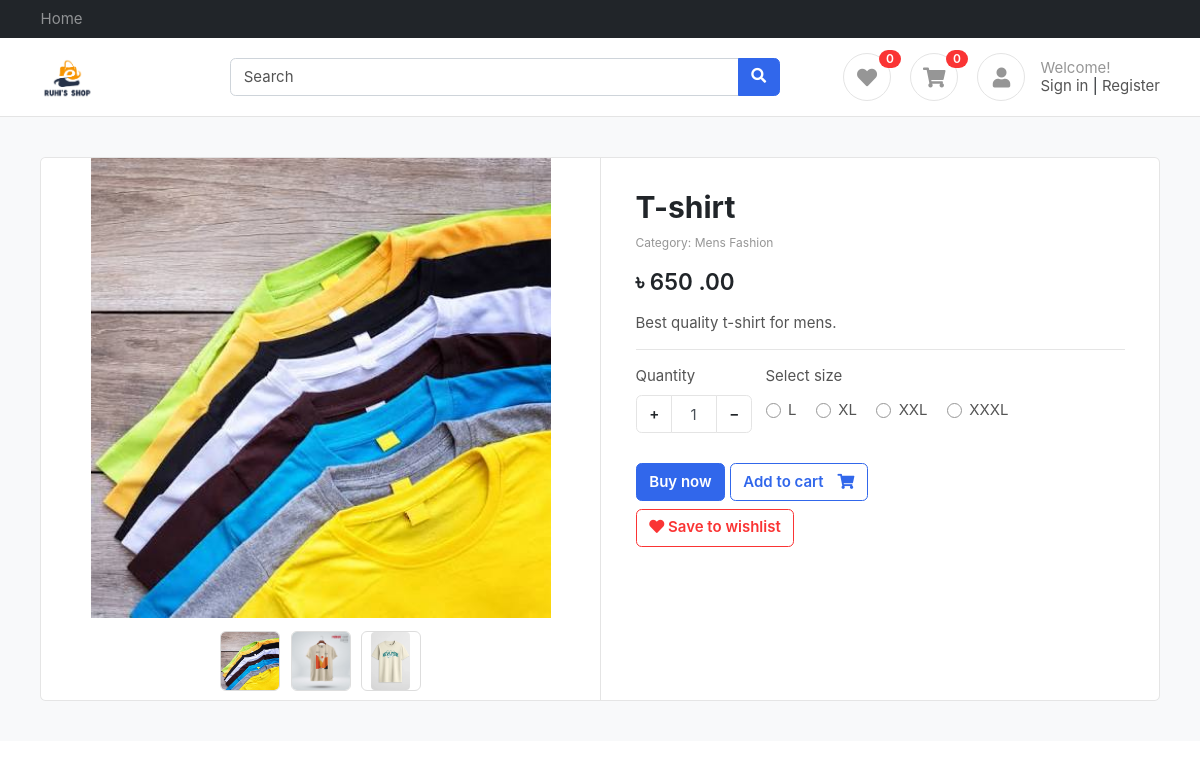
The app's page /products/t-shirt/ with its own data.
### products/models.py (models this page shows, shortened)
class Product(BaseModel):
    product_name = models.CharField(max_length=255)
    slug = models.SlugField(unique=True, null=True, blank=True)
    category = models.ForeignKey(Category, on_delete=models.CASCADE, related_name="products")
    price = models.IntegerField()
    product_description = models.TextField()
    color_variation = models.ManyToManyField(ColorVariation, blank=True)
    size_variation = models.ManyToManyField(SizeVariation, blank=True)

class ProductImage(BaseModel):
    product = models.ForeignKey(Product, on_delete=models.CASCADE, related_name="product_images")
    image = models.ImageField(upload_to="product")

class Category(BaseModel):
    category_name = models.CharField(max_length=255)
    slug = models.SlugField(unique=True, null=True, blank=True)
    category_image = models.ImageField(upload_to = "categories")

class SizeVariation(BaseModel):
    size_name = models.CharField(max_length=100)
    price = models.IntegerField(default=0)

### products/views.py (the view)
# urls.py: path('<slug>/' , get_product , name="get_product" ),
def get_product(request, slug):
    try:
        product = Product.objects.get(slug=slug)
        context = { 'product': product }
        if request.GET.get('size'):
            size = request.GET.get('size')
            price = product.get_product_price_by_size(size)
            context['selected_size'] = size
            context['updated_price'] = price
            print(price)
        return render(request, 'product/product.html', context=context)
    except Exception as e:
        print(e)

### cart/cart.py (called while the page is built)
    def __len__(self):
        return sum(item['quantity'] for item in self.cart.values())

### cart/context_processors.py (called while the page is built)
def cart(request):
    return {'cart': Cart(request)}

def wishlist(request):
    return {'wishlist': Wishlist(request)}

### cart/wishlist.py (called while the page is built)
    @property
    def slugs(self):
        return self.wishlist

    def __len__(self):
        return len(self.wishlist)

### templates/product/product.html (shortened to what this page needs)
{% extends "base/base.html" %}
{% block start %}
<section class="section-content padding-y bg">
			<div class="container">
			<div class="card">
				<div class="row no-gutters">
					<aside class="col-md-6">
			<article class="gallery-wrap">
			<div class="img-big-wrap">
			  <div> <a href="#"><img src="/media/{{ product.product_images.first.image }}"></a></div>
			</div>
			<div class="thumbs-wrap">
				{% for image in product.product_images.all %}
			  <a href="#" class="item-thumb"> <img src="/media/{{ image.image }}"></a>
				{% endfor %}
			</div>
			</article>
					</aside>
					<main class="col-md-6 border-left">
			<article class="content-body">
			<h2 class="title">{{ product.product_name }}</h2>
			<p class="text-muted small mb-3">Category: {{ product.category.category_name }}</p>
			<div class="mb-3">
				<var class="price h4"><b>৳</b>
					{% if updated_price %}
					{{updated_price}}
					{% else %}
					{{ product.price }}
					{% endif %}
					.00</var>
			</div>
			<p>{{ product.product_description }}</p>
			<hr>
			<form action="{% url 'cart_add' product.slug %}" method="post">
				<div class="form-row">
					<div class="form-group col-md flex-grow-0">
						<label>Quantity</label>
						<div class="input-group mb-3 input-spinner">
						  <div class="input-group-prepend">
							<button class="btn btn-light" type="button" id="button-plus"> + </button>
						  </div>
						  <input type="text" name="quantity" class="form-control" value="1">
						  <div class="input-group-append">
							<button class="btn btn-light" type="button" id="button-minus"> − </button>
						  </div>
						</div>
					</div>
					{% if product.size_variation.count %}
					<div class="form-group col-md">
							<label>Select size</label>
							<div class="mt-1">
								{% for size in product.size_variation.all %}
								<label class="custom-control custom-radio custom-control-inline">
								  <div class="custom-control-label">{{ size.size_name }}</div>
								</label>
								{% endfor %}
							</div>
					</div>
					{% endif %}
				</div>
				<button type="submit" name="buy_now" value="1" class="btn  btn-primary"> Buy now </button>
				<button type="submit" class="btn  btn-outline-primary"> <span class="text">Add to cart</span> <i class="fas fa-shopping-cart"></i>  </button>
			</form>
			<a href="{% url 'wishlist_toggle' product.slug %}" class="btn btn-outline-danger mt-2">
				<i class="fa fa-heart {% if product.slug in wishlist.slugs %}text-danger{% endif %}"></i>
				{% if product.slug in wishlist.slugs %} Saved to wishlist {% else %} Save to wishlist {% endif %}
			</a>
			</article>
					</main>
				</div>
			</div>
			</div>
			</section>
{% endblock %}

### public/static/css/ui.css (style rules this page uses)
html { font-family: 'Inter', sans-serif; font-size: 15px; }
.content-body { flex: 1 1 auto; padding: 2rem 2.3rem; }
.padding-y { padding-top: 40px; padding-bottom: 40px; }
var { font-style: normal; }
article:after, .form-group:after { display: block; clear: both; content: ""; }
.bg { background-color: #f8f9fa; }
.card .title { color: #212529; }
.btn-light { background-color: #fff; border-color: #e4e4e4; }
.btn .text + i { margin-left: 10px; }
.price { font-weight: 600; color: #212529; }
.input-spinner { width: 120px; flex-wrap: nowrap; display: inline-flex; }
.input-spinner input.form-control { text-align: center; max-width: 46px; flex-basis: 46px; border-color: #e4e4e4; flex-grow: 0; }
.input-spinner .btn { width: 36px; text-align: center; }
.gallery-wrap .img-big-wrap { margin-bottom: 10px; border-radius: 0.37rem; overflow: hidden; background-color: #fff; }
.gallery-wrap .img-big-wrap a { text-align: center; display: block; }
.gallery-wrap .img-big-wrap img { height: 460px; width: auto; display: inline-block; cursor: zoom-in; }
.gallery-wrap .thumbs-wrap { text-align: center; }
.gallery-wrap .thumbs-wrap .item-thumb { width: 60px; height: 60px; border: 1px solid #ddd; border-radius: 6px; margin: 3px; display: inline-block; overflow: hidden; }
.gallery-wrap .thumbs-wrap img { max-width: 100%; max-height: 100%; object-fit: cover; border-radius: 4px; cursor: zoom-in; }

### records on screen
Product: product_images.first.image (picture), product_name "T-shirt", category.category_name "Mens Fashion", price "650", product_description "Best quality t-shirt for mens."
ProductImage: image (picture)
ProductImage: image (picture)
ProductImage: image (picture)
SizeVariation: size_name "L"
SizeVariation: size_name "XL"
SizeVariation: size_name "XXL"
SizeVariation: size_name "XXXL"

### other values on screen
{{ wishlist|length }} "0"
{{ cart|length }} "0"
